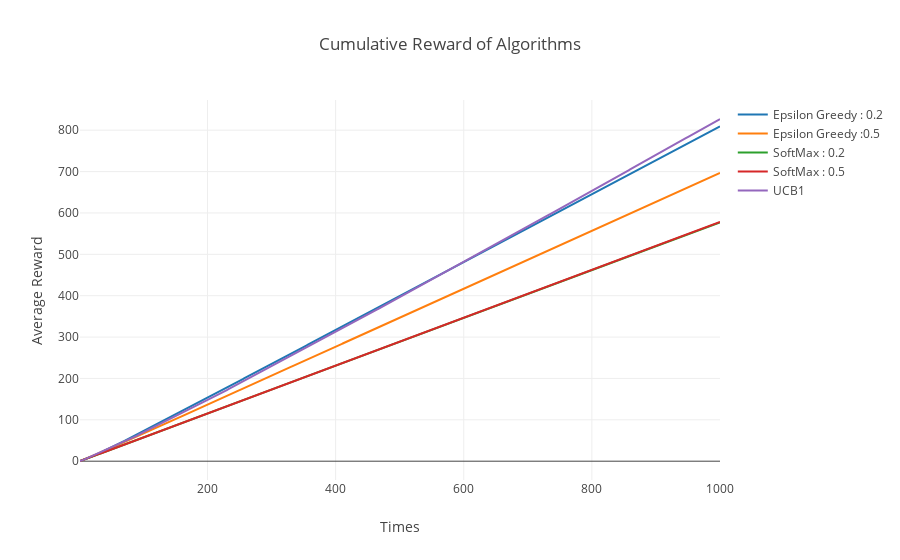

The code cell stored with this chart in its notebook:
### Code cell
cumulative_rewards(result_list,  
                   ["Epsilon Greedy : 0.2", "Epsilon Greedy :0.5", 
                    "SoftMax : 0.2", "SoftMax : 0.5", "UCB1"])

### Figure 1 — Plotly figure (JSON) as saved in the notebook; plotly's stock layout.template omitted (floating-point values rounded to 4 significant figures; data arrays with more than 128 entries replaced by an {"elided": "..."} marker saying what was removed)
{"data": [{"mode": "lines", "name": "Epsilon Greedy : 0.2", "type": "scatter", "uid": "c1ab2d", "x": {"elided": "1000 int values"}, "y": {"elided": "1000 float values"}}, {"mode": "lines", "name": "Epsilon Greedy :0.5", "type": "scatter", "uid": "53f17e", "x": {"elided": "1000 int values"}, "y": {"elided": "1000 float values"}}, {"mode": "lines", "name": "SoftMax : 0.2", "type": "scatter", "uid": "0f4dad", "x": {"elided": "1000 int values"}, "y": {"elided": "1000 float values"}}, {"mode": "lines", "name": "SoftMax : 0.5", "type": "scatter", "uid": "a79a64", "x": {"elided": "1000 int values"}, "y": {"elided": "1000 float values"}}, {"mode": "lines", "name": "UCB1", "type": "scatter", "uid": "481250", "x": {"elided": "1000 int values"}, "y": {"elided": "1000 float values"}}], "layout": {"autosize": true, "title": "Cumulative Reward of Algorithms", "xaxis": {"autorange": true, "range": [1, 1000], "title": "Times", "type": "linear"}, "yaxis": {"autorange": true, "range": [-45.46, 873.0], "title": "Average Reward", "type": "linear"}}}
